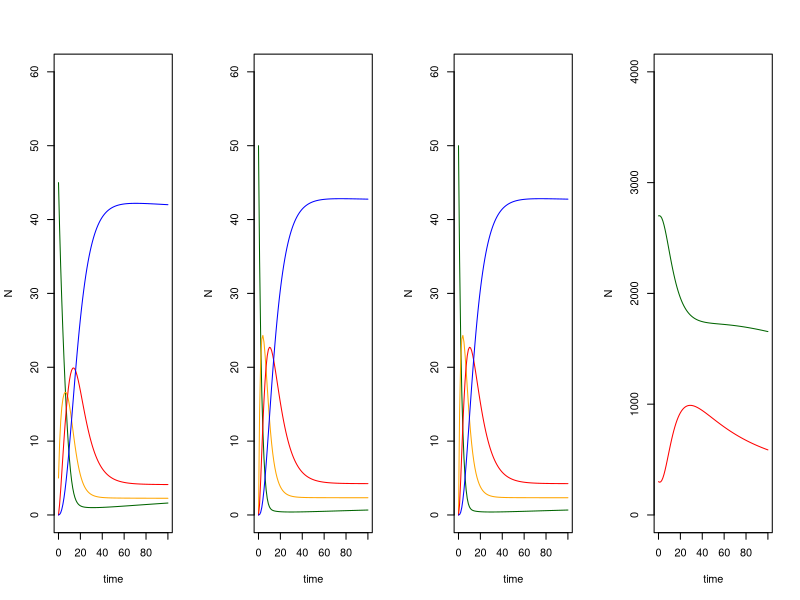

Generate this figure with R:
library(deSolve)
v1h3seir <- function(times, inits, params){
  
  Sh1 <- inits[1] #susceptible host 1
  Eh1 <- inits[2] #exposed host 1
  Ih1 <- inits[3] #infected host 1
  Rh1 <- inits[4] #recovered host 1
  Sh2 <- inits[5] #susceptible host 2
  Eh2 <- inits[6] #exposed host 2
  Ih2 <- inits[7] #infected host 2
  Rh2 <- inits[8] #recovered host 2
  Sh3 <- inits[9] #susceptible host 3
  Eh3 <- inits[10] #exposed host 3
  Ih3 <- inits[11] #infected host 3
  Rh3 <- inits[12] #recovered host 3
  Sv <- inits[13] #susceptible vector
  Iv <- inits[14] #infected vector
  
  Nh1 <- Sh1 + Eh1 + Ih1 + Rh1 #total host 1 popn
  Nh2 <- Sh2 + Eh2 + Ih2 + Rh2 #total host 2 popn
  Nh3 <- Sh3 + Eh3 + Ih3 + Rh3 #total host 3 popn 
  Nh <- Nh1 + Nh2 + Nh3 #total hosts popn
  Nv <- Sv + Iv #total vector popn
  
  
  with(as.list(c(params)), {
    
    dSh1 <- bh1 * Nh1 - fh1 / Nh1 * Th1v * Iv * Sh1 - muh1 * Sh1 
    dEh1 <- fh1 / Nh1 * Th1v * Iv * Sh1 - muh1 * Eh1 - epsilon1 * Eh1
    dIh1 <- epsilon1 * Eh1 - muh1 * Ih1 - gammah1 * Ih1
    dRh1 <- gammah1 * Ih1 - muh1 * Rh1

    dSh2 <- bh2 * Nh2 - fh2 / Nh2 * Th2v * Iv * Sh2 - muh2 * Sh2
    dEh2 <- fh2 / Nh2 * Th2v * Iv * Sh2 - muh2 * Eh2 - epsilon2 * Eh2
    dIh2 <- epsilon2 * Eh2 - muh2 * Ih2 - gammah2 * Ih2
    dRh2 <- gammah2 * Ih2 - muh2 * Rh2 

    dSh3 <- bh3 * Nh3 - fh3 / Nh3 * Th3v * Iv * Sh3 - muh3 * Sh3
    dEh3 <- fh3 / Nh3 * Th3v * Iv * Sh3 - muh3 * Eh3 - epsilon3 * Eh3
    dIh3 <- epsilon3 * Eh3 - muh3 * Ih3 - gammah3 * Ih3
    dRh3 <- gammah3 * Ih3 - muh3 * Rh3 

    dSv <- bv * Nv - fh1 / Nh * Tvh1 * Sv * Ih1 - fh2 / Nh * Tvh2 * Sv * Ih2 - fh3 / Nh * Tvh3 * Sv * Ih3 - muv * Sv
    dIv <- fh1 / Nh * Tvh1 * Sv * Ih1 + fh2 / Nh * Tvh2 * Sv * Ih2 - muv * Iv + fh3 / Nh * Tvh3 * Sv * Ih3 - muv * Iv
    
    return(list(c(dSh1, dEh1, dIh1, dRh1, dSh2, dEh2, dIh2, dRh2, dSh3, dEh3, dIh3, dRh3, dSv, dIv)))
  })
  
}

inits <- c(45,5,0,0,50,0,0,0,50,0,0,0,2700,300)
params <- c(bh1 = 0.01, muh1 = 0.01, fh1 = 0.25, epsilon1 = 0.2, gammah1 = 0.1, Th1v = 0.1, Tvh1 = 0.2,
bh2 = 0.01, muh2 = 0.01, fh2 = 0.125, epsilon2 = 0.2, gammah2 = 0.1, Th2v = 0.5, Tvh2 = 0.5,
bh3 = 0.01, muh3 = 0.01, fh3 = 0.125, epsilon3 = 0.2, gammah3 = 0.1, Th3v = 0.5, Tvh3 = 0.5,
bv = 0.01, muv = 0.01)
# b = birth rate, m = death rate, f =  vector biting rate, gamma = recovery rate
# Thv = Pr(host infected after bite from infected vector), Thv = Pr(vector infected after bite of infected host)
# epsilon = rate at which exposed hosts become infectious
times <- seq(0,100,1)
out <- as.data.frame(ode(inits, times, v1h3seir, params ))
par(mfrow=c(1,4))


plot(out$`1` ~out$time, type='l', col='dark green',
    xlab= 'time', ylab='N', ylim = c(0,60))
lines(out$`2`~out$time, col='orange')
lines(out$`3`~out$time, col='red')
lines(out$`4`~out$time, col='blue')

plot(out$`5`~out$time, type = 'l', col= 'dark green',
    xlab= 'time', ylab='N', ylim = c(0,60))
lines(out$`6`~out$time, col= 'orange')
lines(out$`7`~out$time, col='red')
lines(out$`8`~out$time, col='blue')

plot(out$`9`~out$time, type = 'l', col= 'dark green',
    xlab= 'time', ylab='N', ylim = c(0,60))
lines(out$`10`~out$time, col= 'orange')
lines(out$`11`~out$time, col='red')
lines(out$`12`~out$time, col='blue')

plot(out$`13`~out$time, type = 'l', col= 'dark green',
    xlab= 'time', ylab='N', ylim = c(0,4000))
    lines(out$`14`~out$time, col= 'red')
